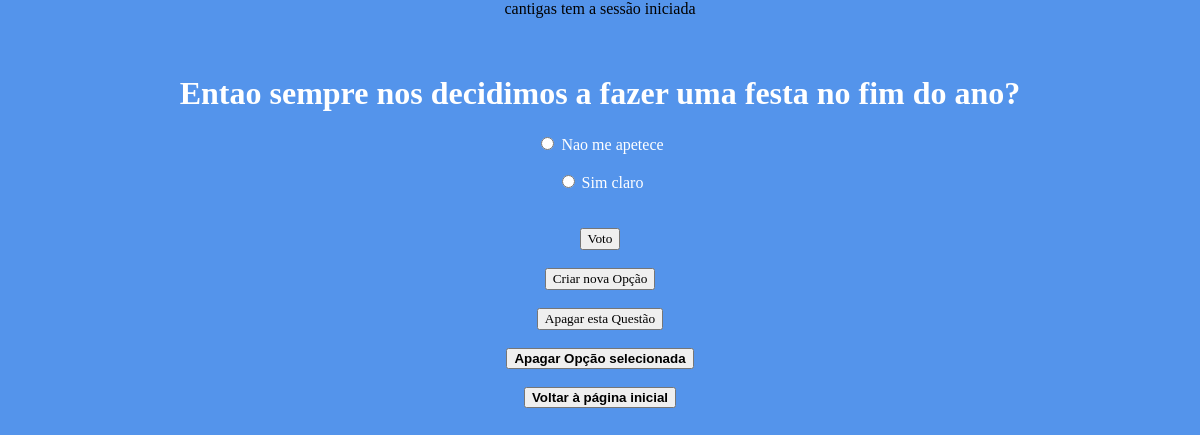
The page /votacao/1 (signed in) on the database its author committed.
### votacao/models.py (models this page shows, shortened)
class Questao(models.Model):
 questao_texto = models.CharField(max_length=200)
 pub_data = models.DateTimeField('data de publicacao')

class Opcao(models.Model):
 questao = models.ForeignKey(Questao, on_delete=models.CASCADE)
 opcao_texto = models.CharField(max_length=200)
 votos = models.IntegerField(default=0)

### votacao/views.py (the view)
# urls.py: path("<int:questao_id>", views.detalhe, name="detalhe"),
def detalhe(request, questao_id):
    questao = get_object_or_404(Questao, pk=questao_id)
    return render(request, 'votacao/detalhe.html', {'questao': questao})

### votacao/templates/votacao/detalhe.html (shortened to what this page needs)
{% extends "./secondbase.html" %}
{% block body %}
    <h1>{{ questao.questao_texto }}</h1>
    <form id="form1" action="{% url 'votacao:voto' questao.id %}" method="post">
        {% for opcao in questao.opcao_set.all %}
            <input type="radio" name="opcao" id="opcao{{ forloop.counter }}" value="{{ opcao.id }}" />
            <label for="opcao{{ forloop.counter }}">{{ opcao.opcao_texto }}</label>
        <br>
        <br>
        {% endfor %}
        <br>
        {% if request.user.is_authenticated %}
            <input type="submit" value="Voto" />
        {% endif %}
        <br>
        <br>
    </form>
    <br>
    {% if request.user.is_authenticated and request.user.is_superuser %}
        <form action="{% url 'votacao:view_opcao_otimizada' questao.id %}" method="get">
            <input type="submit" value="Criar nova Opção" />
        </form>
        <br>
        <br>
        <form action="{% url 'votacao:apagarquestao' questao.id %}" method="get">
                <input type="submit" value="Apagar esta Questão" />
        </form>
        <br>
        <br>
        <button type="submit" form="form1" formaction="{% url 'votacao:apagaropcao' questao.id %}"><b>Apagar Opção selecionada</b></button>
    {% endif %}
    <br>
    <br>
{% endblock %}

### votacao/templates/votacao/index.html (shortened to what this page needs)
<!DOCTYPE html>
<html lang="en">
<head>
    {% load static %}
    <link rel="stylesheet" type="text/css" href="{% static 'votacao/css/estilos.css' %}">
</head>
<body>
    <div>
        {% if request.user.is_authenticated %}
            <a onmouseover="show()" id="u" onmouseout="hide()">{{request.user.username}} tem a sessão iniciada</a>
        <br>
        <br>
    </div>
        {% else %}
            <p>O utilizador não tem a sessão iniciada</p>
            <a href="{% url 'votacao:registar' %}">Registar</a>
            <a href="{% url 'votacao:iniciarsessao' %}">Iniciar Sessão</a>
        {% endif %}
    <br>
    {% block body %}{% endblock %}
{% block homepage %}
{% endblock %}
</body>
</html>

### votacao/static/votacao/css/estilos.css (style rules this page uses)
body { background-image: url('images/Iscte.JPG'); background-color: #5494EB; background-position: center; background-size: auto; background-repeat: no-repeat; margin: 0; font-family: Arial black; align:center; text-align:center; }
h1 { font-family: Arial black; text-align: center; color: white; }
label { color: white; text-align: center; font-family: Arial black; }
input { color: black; text-align: center; font-family: Arial black; }
form { postion:fixed; top:50%; left:50%; width:500px; display:inline-block; margin: auto; }

### rows shown on the page
Questao: questao_texto "Entao sempre nos decidimos a fazer uma festa no fim do ano?"
Opcao: opcao_texto "Nao me apetece"
Opcao: opcao_texto "Sim claro"

### other values the page prints
{{ request.user.username }} "cantigas"
